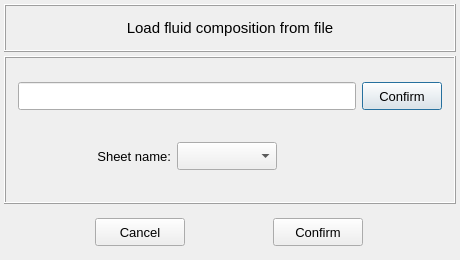
<?xml version="1.0" encoding="UTF-8"?>
<ui version="4.0">
 <class>Dialog</class>
 <widget class="QDialog" name="Dialog">
  <property name="geometry">
   <rect>
    <x>0</x>
    <y>0</y>
    <width>460</width>
    <height>260</height>
   </rect>
  </property>
  <property name="minimumSize">
   <size>
    <width>460</width>
    <height>260</height>
   </size>
  </property>
  <property name="maximumSize">
   <size>
    <width>460</width>
    <height>260</height>
   </size>
  </property>
  <property name="windowTitle">
   <string>Dialog</string>
  </property>
  <layout class="QGridLayout" name="gridLayout">
   <property name="leftMargin">
    <number>4</number>
   </property>
   <property name="topMargin">
    <number>4</number>
   </property>
   <property name="rightMargin">
    <number>4</number>
   </property>
   <property name="bottomMargin">
    <number>4</number>
   </property>
   <property name="spacing">
    <number>4</number>
   </property>
   <item row="0" column="0">
    <widget class="QFrame" name="frame">
     <property name="minimumSize">
      <size>
       <width>0</width>
       <height>48</height>
      </size>
     </property>
     <property name="maximumSize">
      <size>
       <width>16777215</width>
       <height>48</height>
      </size>
     </property>
     <property name="frameShape">
      <enum>QFrame::Box</enum>
     </property>
     <property name="frameShadow">
      <enum>QFrame::Raised</enum>
     </property>
     <layout class="QGridLayout" name="gridLayout_2">
      <property name="leftMargin">
       <number>4</number>
      </property>
      <property name="topMargin">
       <number>4</number>
      </property>
      <property name="rightMargin">
       <number>4</number>
      </property>
      <property name="bottomMargin">
       <number>4</number>
      </property>
      <property name="spacing">
       <number>4</number>
      </property>
      <item row="0" column="0">
       <widget class="QLabel" name="label">
        <property name="font">
         <font>
          <pointsize>11</pointsize>
         </font>
        </property>
        <property name="text">
         <string>Load fluid composition from file</string>
        </property>
        <property name="alignment">
         <set>Qt::AlignCenter</set>
        </property>
       </widget>
      </item>
     </layout>
    </widget>
   </item>
   <item row="1" column="0">
    <widget class="QFrame" name="frame_3">
     <property name="frameShape">
      <enum>QFrame::Box</enum>
     </property>
     <property name="frameShadow">
      <enum>QFrame::Raised</enum>
     </property>
     <layout class="QGridLayout" name="gridLayout_4">
      <property name="leftMargin">
       <number>12</number>
      </property>
      <property name="topMargin">
       <number>4</number>
      </property>
      <property name="rightMargin">
       <number>12</number>
      </property>
      <property name="bottomMargin">
       <number>4</number>
      </property>
      <item row="0" column="0">
       <widget class="QLineEdit" name="lineEdit_file_path">
        <property name="minimumSize">
         <size>
          <width>300</width>
          <height>28</height>
         </size>
        </property>
        <property name="maximumSize">
         <size>
          <width>16777215</width>
          <height>28</height>
         </size>
        </property>
        <property name="font">
         <font>
          <pointsize>8</pointsize>
         </font>
        </property>
        <property name="alignment">
         <set>Qt::AlignCenter</set>
        </property>
       </widget>
      </item>
      <item row="0" column="1">
       <widget class="QPushButton" name="pushButton_search">
        <property name="minimumSize">
         <size>
          <width>80</width>
          <height>28</height>
         </size>
        </property>
        <property name="maximumSize">
         <size>
          <width>80</width>
          <height>28</height>
         </size>
        </property>
        <property name="font">
         <font>
          <pointsize>10</pointsize>
         </font>
        </property>
        <property name="text">
         <string>Confirm</string>
        </property>
       </widget>
      </item>
      <item row="1" column="0">
       <widget class="QFrame" name="frame_4">
        <property name="maximumSize">
         <size>
          <width>16777215</width>
          <height>40</height>
         </size>
        </property>
        <property name="frameShape">
         <enum>QFrame::NoFrame</enum>
        </property>
        <property name="frameShadow">
         <enum>QFrame::Raised</enum>
        </property>
        <layout class="QGridLayout" name="gridLayout_5">
         <property name="leftMargin">
          <number>0</number>
         </property>
         <property name="topMargin">
          <number>0</number>
         </property>
         <property name="rightMargin">
          <number>0</number>
         </property>
         <property name="bottomMargin">
          <number>0</number>
         </property>
         <item row="0" column="1">
          <widget class="QLabel" name="label_sheet_name">
           <property name="minimumSize">
            <size>
             <width>0</width>
             <height>28</height>
            </size>
           </property>
           <property name="maximumSize">
            <size>
             <width>100</width>
             <height>28</height>
            </size>
           </property>
           <property name="font">
            <font>
             <pointsize>10</pointsize>
            </font>
           </property>
           <property name="text">
            <string>Sheet name:</string>
           </property>
           <property name="alignment">
            <set>Qt::AlignRight|Qt::AlignTrailing|Qt::AlignVCenter</set>
           </property>
          </widget>
         </item>
         <item row="0" column="2">
          <widget class="QComboBox" name="comboBox_sheet_names">
           <property name="minimumSize">
            <size>
             <width>100</width>
             <height>28</height>
            </size>
           </property>
           <property name="maximumSize">
            <size>
             <width>200</width>
             <height>28</height>
            </size>
           </property>
           <property name="font">
            <font>
             <pointsize>10</pointsize>
            </font>
           </property>
          </widget>
         </item>
         <item row="0" column="3">
          <spacer name="horizontalSpacer">
           <property name="orientation">
            <enum>Qt::Horizontal</enum>
           </property>
           <property name="sizeHint" stdset="0">
            <size>
             <width>40</width>
             <height>20</height>
            </size>
           </property>
          </spacer>
         </item>
         <item row="0" column="0">
          <spacer name="horizontalSpacer_2">
           <property name="orientation">
            <enum>Qt::Horizontal</enum>
           </property>
           <property name="sizeHint" stdset="0">
            <size>
             <width>40</width>
             <height>20</height>
            </size>
           </property>
          </spacer>
         </item>
        </layout>
       </widget>
      </item>
     </layout>
    </widget>
   </item>
   <item row="2" column="0">
    <widget class="QFrame" name="frame_2">
     <property name="minimumSize">
      <size>
       <width>0</width>
       <height>48</height>
      </size>
     </property>
     <property name="maximumSize">
      <size>
       <width>16777215</width>
       <height>48</height>
      </size>
     </property>
     <property name="frameShape">
      <enum>QFrame::NoFrame</enum>
     </property>
     <property name="frameShadow">
      <enum>QFrame::Raised</enum>
     </property>
     <layout class="QGridLayout" name="gridLayout_3">
      <item row="0" column="0">
       <widget class="QPushButton" name="pushButton_cancel">
        <property name="minimumSize">
         <size>
          <width>90</width>
          <height>28</height>
         </size>
        </property>
        <property name="maximumSize">
         <size>
          <width>90</width>
          <height>28</height>
         </size>
        </property>
        <property name="font">
         <font>
          <pointsize>10</pointsize>
         </font>
        </property>
        <property name="text">
         <string>Cancel</string>
        </property>
       </widget>
      </item>
      <item row="0" column="1">
       <widget class="QPushButton" name="pushButton_confirm">
        <property name="minimumSize">
         <size>
          <width>90</width>
          <height>28</height>
         </size>
        </property>
        <property name="maximumSize">
         <size>
          <width>90</width>
          <height>28</height>
         </size>
        </property>
        <property name="font">
         <font>
          <pointsize>10</pointsize>
         </font>
        </property>
        <property name="text">
         <string>Confirm</string>
        </property>
       </widget>
      </item>
     </layout>
    </widget>
   </item>
  </layout>
 </widget>
 <resources/>
 <connections/>
</ui>
